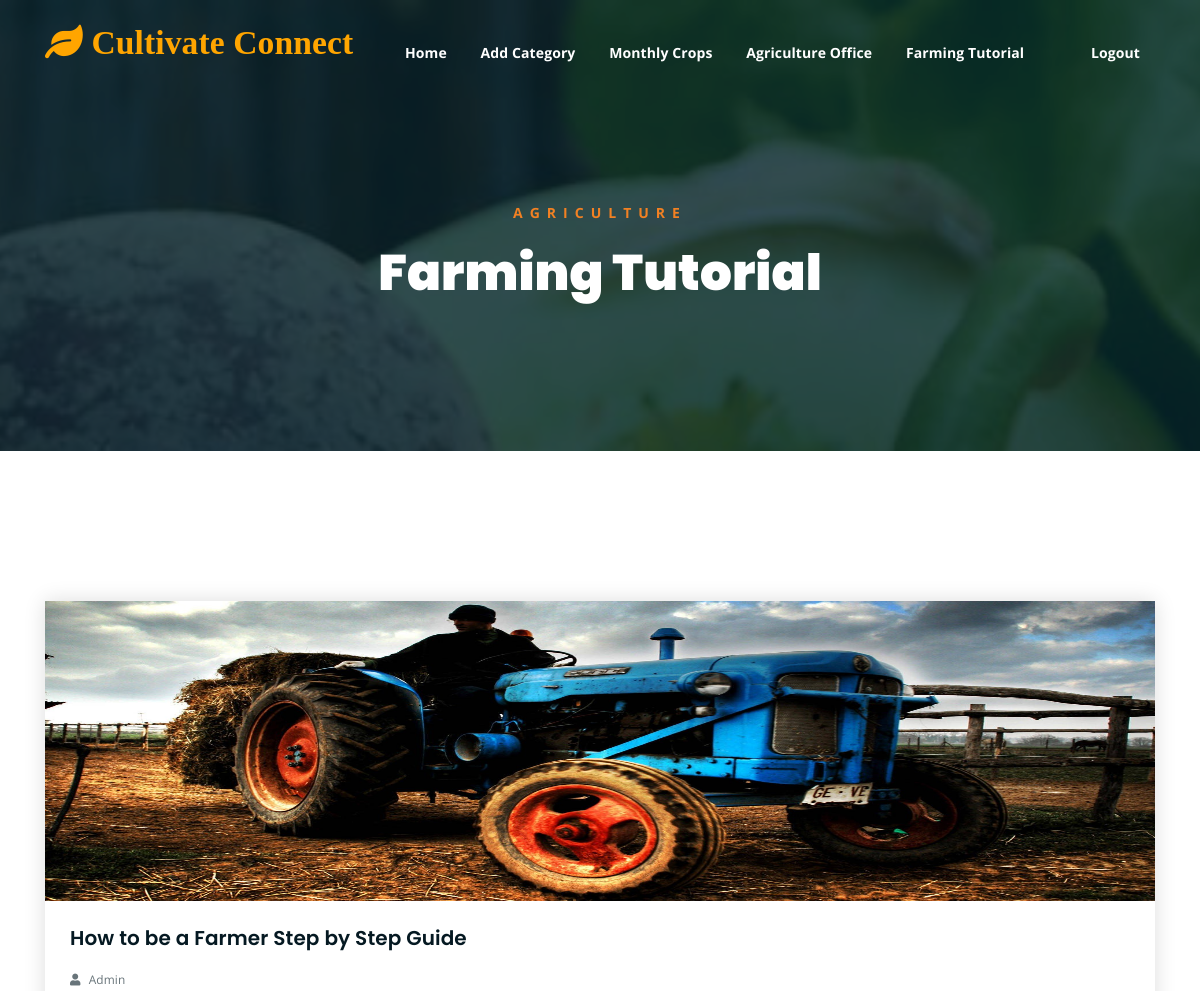
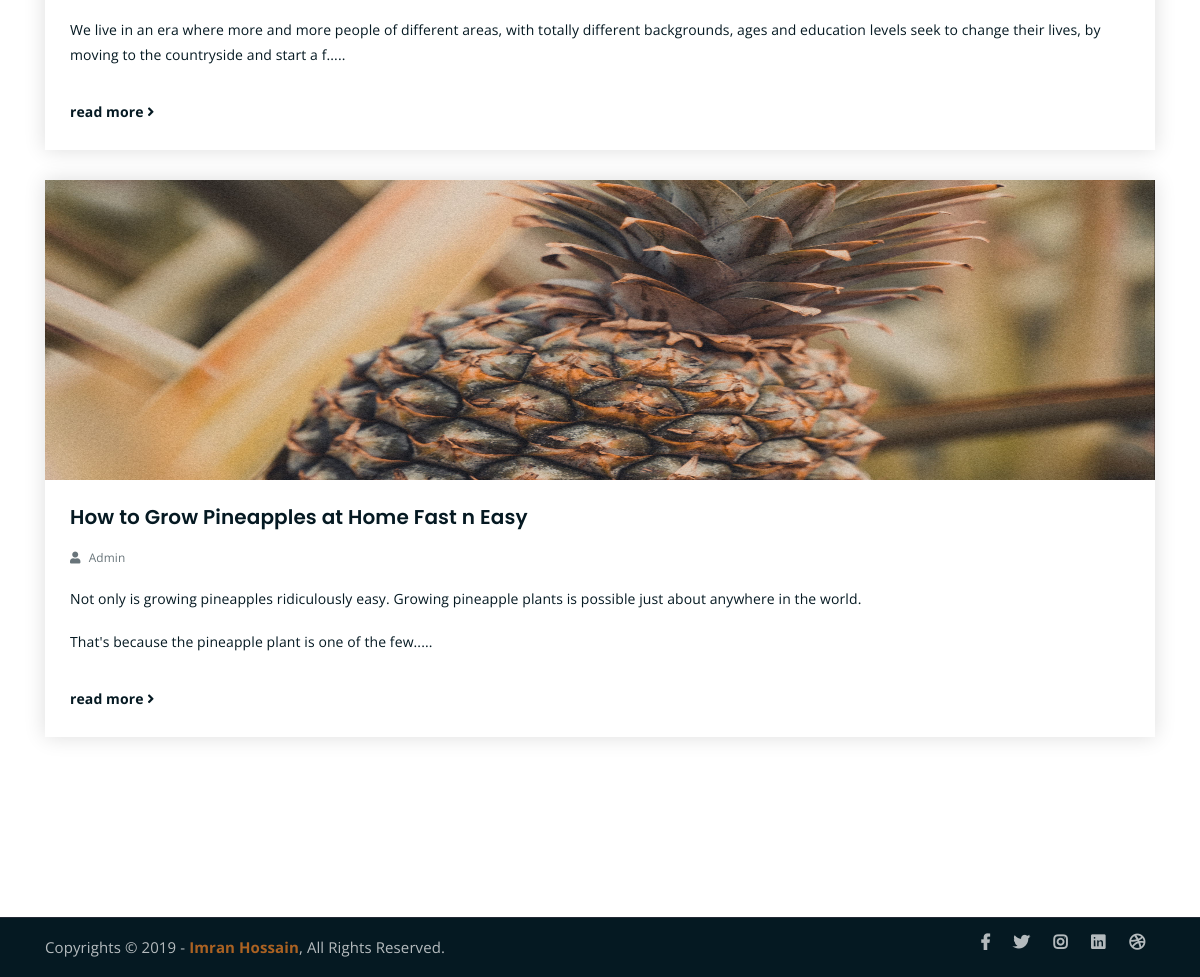
/admin/tut.php (signed in), run on the app's committed database (2 pictures, top to bottom).
### tables this page shows
CREATE TABLE IF NOT EXISTS `tut` (
  `id` int(11) NOT NULL AUTO_INCREMENT,
  `tit` varchar(150) NOT NULL,
  `lin` text NOT NULL,
  `desc` text NOT NULL,
  `ph` varchar(150) NOT NULL,
  `st` int(11) NOT NULL,
  PRIMARY KEY (`id`)
);

### admin/tut.php (the view, shortened to what this page needs)
<?php
include '../connection.php';
?>
<!DOCTYPE html>
<html lang="en">
<head>
	<link rel="stylesheet" href="../temp/assets/css/all.min.css">
	<link rel="stylesheet" href="../temp/assets/bootstrap/css/bootstrap.min.css">
	<link rel="stylesheet" href="../temp/assets/css/owl.carousel.css">
	<link rel="stylesheet" href="../temp/assets/css/magnific-popup.css">
	<link rel="stylesheet" href="../temp/assets/css/animate.css">
	<link rel="stylesheet" href="../temp/assets/css/meanmenu.min.css">
	<link rel="stylesheet" href="../temp/assets/css/main.css">
	<link rel="stylesheet" href="../temp/assets/css/responsive.css">
</head>
<body>
	<?php
        include 'menu.php';
        ?>
	<div class="breadcrumb-section breadcrumb-bg">
		<div class="container">
			<div class="row">
				<div class="col-lg-8 offset-lg-2 text-center">
					<div class="breadcrumb-text">
						<p>Agriculture</p>
						<h1>Farming Tutorial</h1>
					</div>
				</div>
			</div>
		</div>
	</div>
	<div class="latest-news mt-150 mb-150">
		<div class="container">
			<div class="row">
                             <?php
                                                        $sel_gal=mysqli_query($dbcon,"select * from tut");
                                                        if(mysqli_num_rows($sel_gal)>0)
                                                        {
                                                        ?>
                            <?php
                                                            while($r_gal=mysqli_fetch_row($sel_gal))
                                                            {
                                                                ?>
				<div class="col-lg-12 col-md-12">
					<div class="single-latest-news">
                                            <img style="width: 100%;height: 300px" src="../img3/<?php echo $r_gal[4] ?>">
						<div class="news-text-box">
                                                    <h3><a href="tut_dt.php?mid=<?php echo $r_gal[0] ?>"><?php echo $r_gal[1] ?></a></h3>
							<p class="blog-meta">
								<span class="author"><i class="fas fa-user"></i> Admin</span>
								</p>
							<p class="excerpt"><?php echo substr($r_gal[3],0,200)?>.....</p>
							<a href="tut_dt.php?mid=<?php echo $r_gal[0] ?>" class="read-more-btn">read more <i class="fas fa-angle-right"></i></a>
						</div>
					</div>
				</div>
                             <?php
                                                            }
                                                        }
                                                            ?>
					</div>
				</div>
			</div>
	<div class="copyright">
		<div class="container">
			<div class="row">
				<div class="col-lg-6 col-md-12">
					<p>Copyrights &copy; 2019 - <a href="../temp/https://imransdesign.com/">Imran Hossain</a>,  All Rights Reserved.</p>
				</div>
				<div class="col-lg-6 text-right col-md-12">
					<div class="social-icons">
						<ul>
							<li><a href="../temp/#" target="_blank"><i class="fab fa-facebook-f"></i></a></li>
							<li><a href="../temp/#" target="_blank"><i class="fab fa-twitter"></i></a></li>
							<li><a href="../temp/#" target="_blank"><i class="fab fa-instagram"></i></a></li>
							<li><a href="../temp/#" target="_blank"><i class="fab fa-linkedin"></i></a></li>
							<li><a href="../temp/#" target="_blank"><i class="fab fa-dribbble"></i></a></li>
						</ul>
					</div>
				</div>
			</div>
		</div>
	</div>
</body>
</html>

### temp/assets/css/main.css (style rules this page uses)
html { font-size: 14px; font-weight: 400; line-height: 28px; height: 100%; }
body { font-family: "Open Sans", sans-serif; font-weight: 400; font-size: 1rem; letter-spacing: 0.1px; line-height: 1.8; color: #051922; overflow-x: hidden; }
body img { max-width: 100%; }
a { cursor: pointer; text-decoration: none; -webkit-transition: all 0.2s ease-in-out; -o-transition: all 0.2s ease-in-out; transition: all 0.2s ease-in-out; }
h1, .h1, h2, .h2, h3, .h3, h4, .h4, h5, .h5, h6, .h6 { font-family: "Poppins", sans-serif; font-weight: 700; margin: 0 0 1.25rem 0; color: #051922; }
h1:last-child, .h1:last-child, h2:last-child, .h2:last-child, h3:last-child, .h3:last-child, h4:last-child, .h4:last-child, h5:last-child, .h5:last-child, h6:last-child, .h6:last-child { margin: 0; }
h1, .h1 { font-size: 4rem; font-weight: 700; line-height: 4rem; }
h3, .h3 { font-size: 2rem; font-weight: 700; line-height: 2.25rem; }
p { font-family: "Open Sans", sans-serif; font-weight: 400; font-size: 1rem; letter-spacing: 0.1px; line-height: 1.8; color: #051922; margin: 0 0 1.25rem 0; }
p:last-child { margin: 0; }
.mt-150 { margin-top: 150px; }
.mb-150 { margin-bottom: 150px; }
a.read-more-btn { display: inline-block; margin-top: 15px; color: #051922; -webkit-transition: 0.3s; -o-transition: 0.3s; transition: 0.3s; font-weight: 700; }
.breadcrumb-bg { background-image: url(../img/breadcrumb-bg.jpg); }
.breadcrumb-text p { color: #F28123; font-weight: 700; text-transform: uppercase; letter-spacing: 7px; }
.breadcrumb-text h1 { font-size: 50px; font-weight: 900; color: #fff; margin: 0; margin-top: 20px; }
.breadcrumb-section { padding: 150px 0; background-size: cover; background-position: center center; position: relative; z-index: 1; background-attachment: fixed; padding-top: 200px; }
.breadcrumb-section:after { position: absolute; left: 0; top: 0; width: 100%; height: 100%; content: ""; background-color: #07212e; z-index: -1; opacity: 0.8; }
.copyright { background-color: #051922; border-top: 1px solid #232a35; }
.copyright p { margin: 0; color: #fff; opacity: 0.7; padding: 16px 0; font-size: 15px; }
.copyright a { color: #F28123; font-weight: 700; }
.social-icons ul { margin: 0; padding: 0; list-style: none; }
.social-icons ul li { display: inline-block; }
.social-icons ul li a { font-size: 16px; color: #fff; opacity: 0.7; padding: 16px 10px; display: block; }
.single-latest-news { -webkit-box-shadow: 0 0 20px #dddddd; box-shadow: 0 0 20px #dddddd; -webkit-transition: 0.3s; -o-transition: 0.3s; transition: 0.3s; }
.social-icons ul li a { -webkit-transition: 0.3s; -o-transition: 0.3s; transition: 0.3s; }
html, body { height: 100%; }
.single-latest-news h3 { font-size: 20px; line-height: 1.25em; font-weight: 600; }
.single-latest-news h3 a { color: #051922; }
p.blog-meta span { margin-right: 15px; opacity: 0.6; color: #051922; font-size: 0.85em; }
p.blog-meta span:last-child { margin-right: 0; }
p.blog-meta span i { margin-right: 5px; }
p.excerpt { line-height: 1.8; color: #555; }
.news-text-box { padding: 25px; border-bottom-left-radius: 5px; border-bottom-right-radius: 5px; }
.single-latest-news { margin-bottom: 30px; }

### data on the page
tut: ph (picture), tit "How to be a Farmer Step by Step Guide", desc "We live in an era where more and more people of different areas, with totally different backgrounds, ages and education levels seek to change their lives, by moving to the countryside and start a f"
tut: ph (picture), tit "How to Grow Pineapples at Home Fast n Easy", desc "Not only is growing pineapples ridiculously easy. Growing pineapple plants is possible just about anywhere in the world. That's because the pineapple plant is one of the few"

### other printed values
$title "Cultivate Connect"
